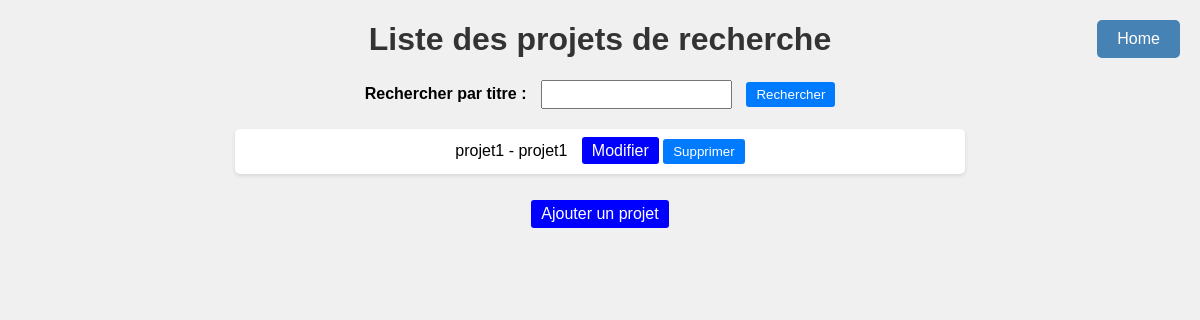
Before: /projets/ with the older database file.
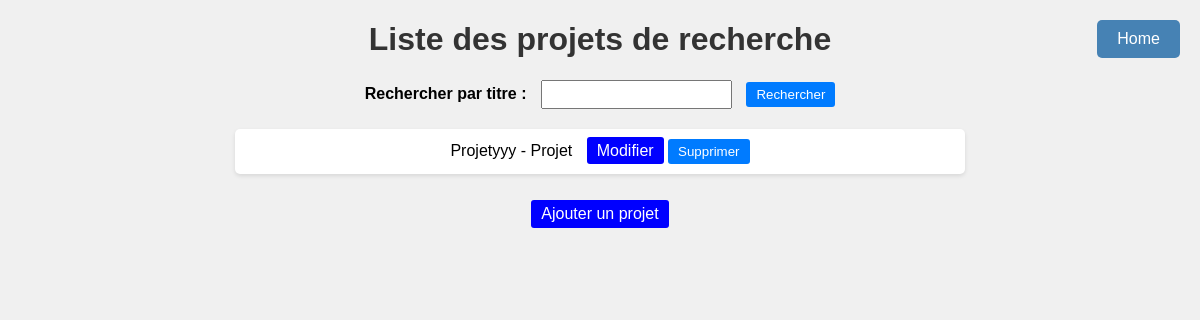
After: the same page with the newer database file.
### projects/models.py (models this page shows)
class ProjetDeRecherche(models.Model):
    titre = models.CharField(max_length=200)
    description = models.TextField()
    date_debut = models.DateField()
    date_fin_prevue = models.DateField(blank=True, null=True)
    chef_de_projet = models.ForeignKey(Chercheur, related_name='projets_recherches', related_query_name='projet', on_delete=models.CASCADE, blank=True, null=True)

### projects/views.py (the view)
# urls.py: path('projets/', ListeProjetsRecherche.as_view(), name='list_projets'),
class ListeProjetsRecherche(ListView):
    model = ProjetDeRecherche
    template_name = 'projets.html'
    context_object_name = 'projets'
    def get_queryset(self):
        queryset = super().get_queryset()
        titre_query = self.request.GET.get('titre', '')
        if titre_query:
            queryset = queryset.filter(titre__icontains=titre_query)
        return queryset

### projects/templates/projets.html (shortened to what this page needs)
<!DOCTYPE html>
<html lang="fr">
<head>
</head>
<body>
    <div class="home-link">
        <a href="{% url 'home' %}">Home</a>
    </div>
    <h1>Liste des projets de recherche</h1>
    <form action="{% url 'list_projets' %}" method="get">
        <label for="id_titre">Rechercher par titre :</label>
        <input type="text" id="id_titre" name="titre" value="{{ request.GET.titre }}">
        <button type="submit">Rechercher</button>
    </form>
    <ul>
        {% for projet in projets %}
            <li>
                {{ projet.titre }} - {{ projet.description }}
                <a href="{% url 'update_projet' projet.id %}" class="btn-modifier">Modifier</a>
                <form action="{% url 'delete_projet' projet.id %}" method="post" style="display: inline;">
                    <button type="submit" class="btn-supprimer">Supprimer</button>
                </form>
            </li>
        {% empty %}
            <li>Aucun projet trouvé.</li>
        {% endfor %}
    </ul>
    <a href="{% url 'add_projet' %}" class="btn-ajouter">Ajouter un projet</a>
</body>
</html>

Changed rows visible on the page:
changed ProjetDeRecherche: titre "projet1" → "Projetyyy"; description "projet1" → "Projet"
